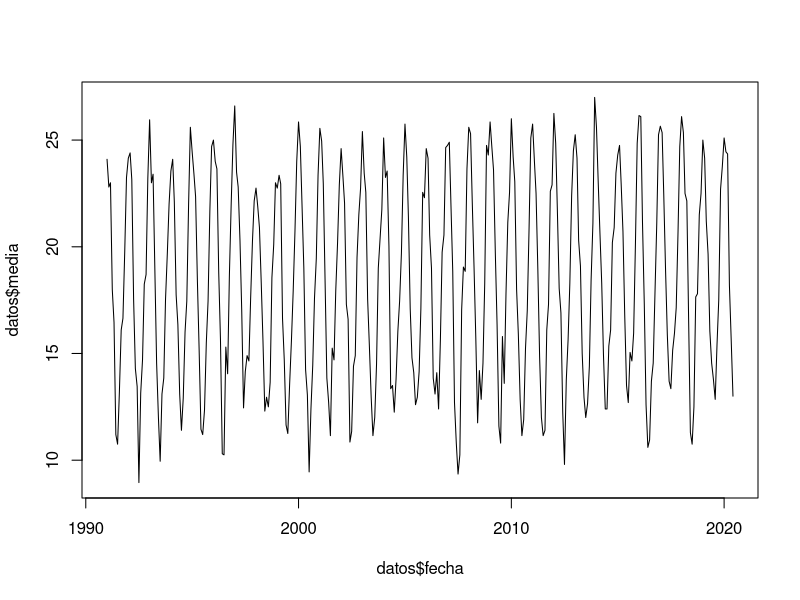
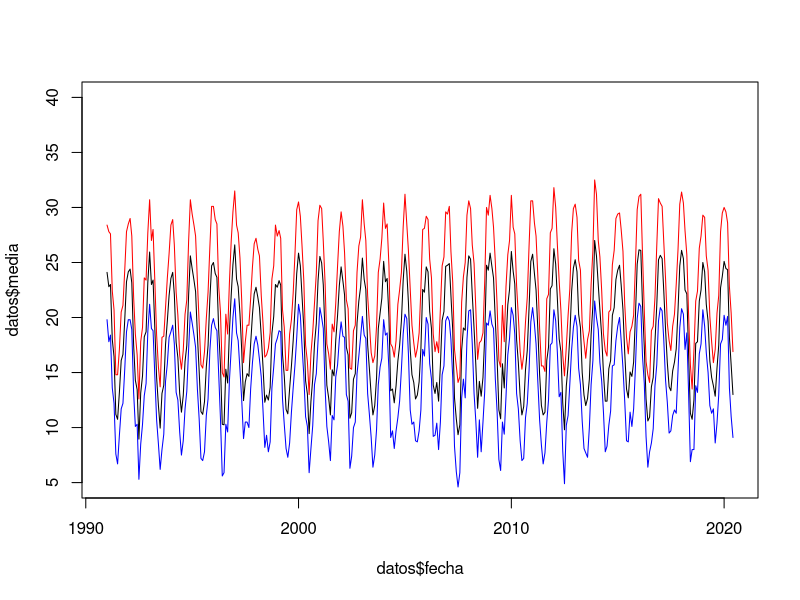
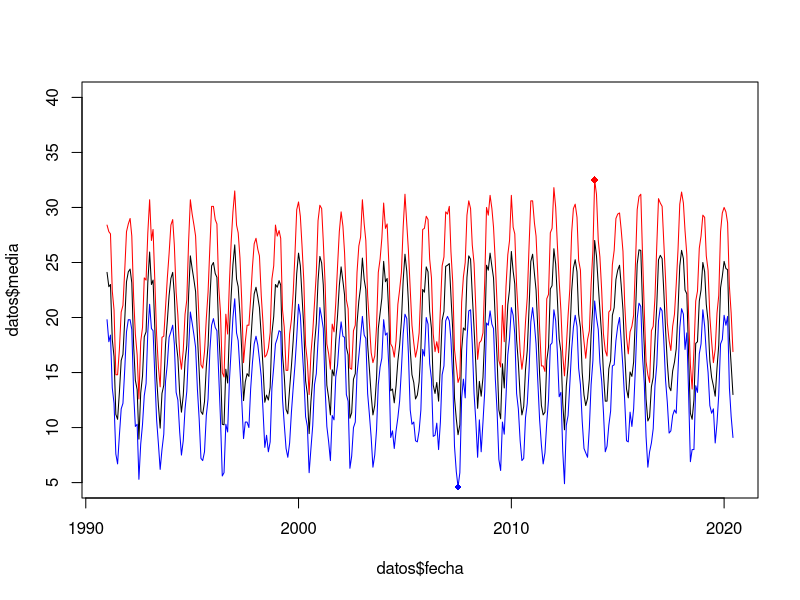
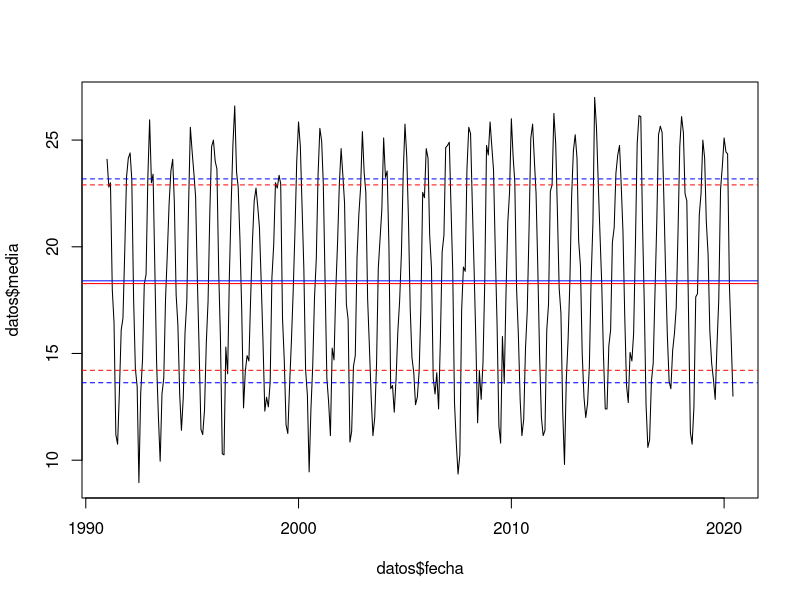
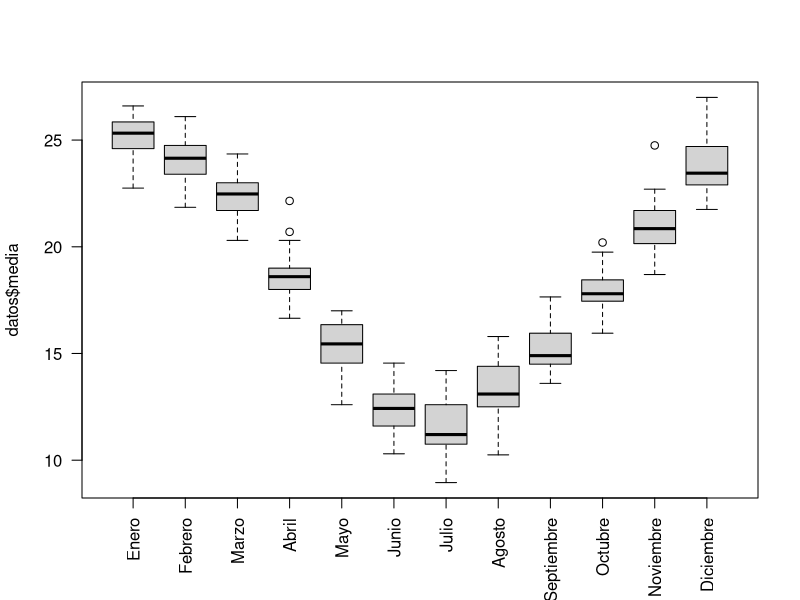
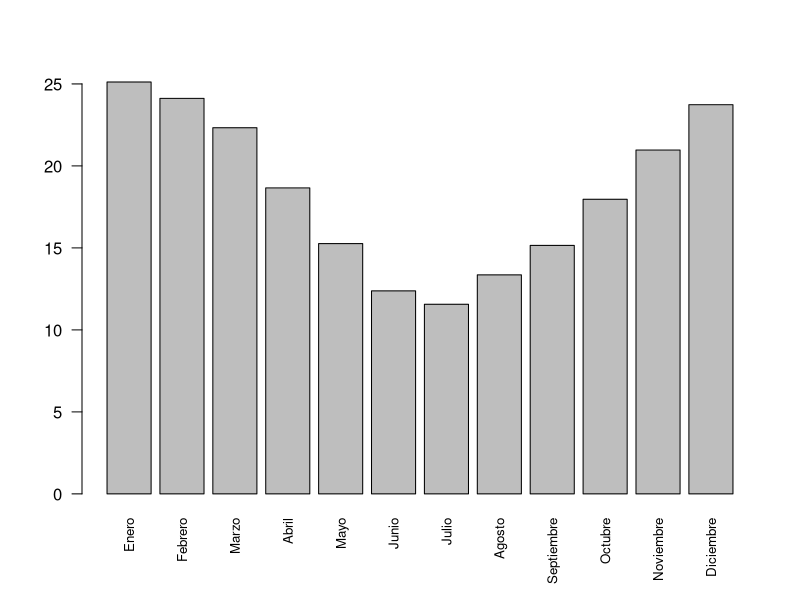
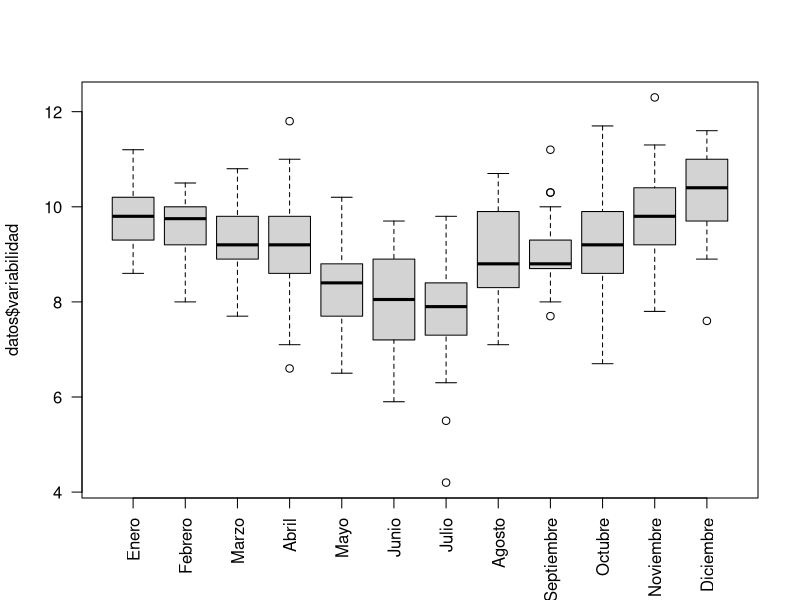
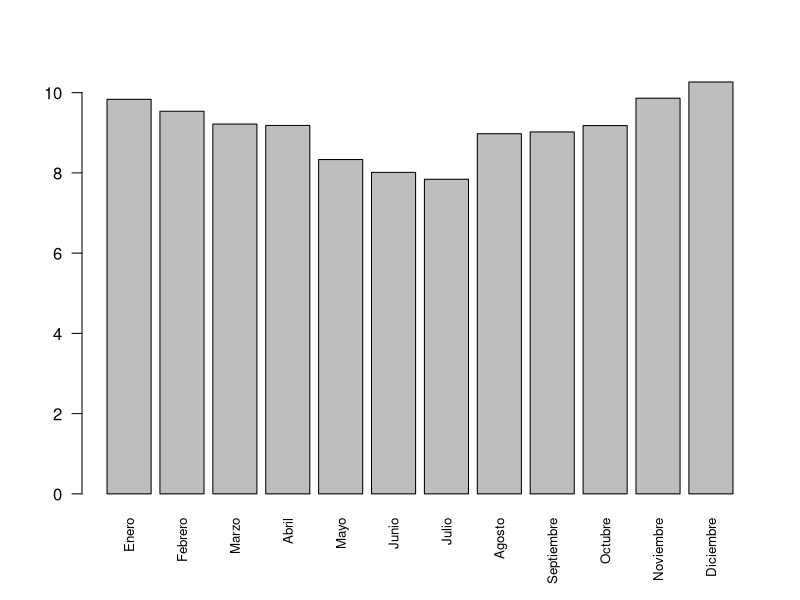

Write the R code that produced these figures, in order.
## ---- chunk 1
datos = read.csv('historico_temperaturas.csv')
## ---- chunk 2
head(datos)
## ---- chunk 3
arma_fecha = function(año,mes){
  # Primero necesitamos convertir el mes en palabras a número con dos dígitos. 
  # Lo hacemos con un diccionario y la función match
  diccionario = c('Enero'='01',
                   'Febrero'='02',
                   'Marzo'='03',
                   'Abril'='04',
                   'Mayo'='05',
                   'Junio'='06',
                   'Julio'='07',
                   'Agosto'='08',
                   'Septiembre'='09',
                   'Octubre'='10',
                   'Noviembre'='11',
                   'Diciembre'='12')
  mes_numerico = diccionario[match(mes,names(diccionario))] # Exploren esto un poco en la consola para ver qué hace exactamente.
  fechas = paste(año,mes_numerico,'01',sep='-')
  # Fijamos el día siempre en el primero del més
  fechas = as.Date(fechas) # Lo convertimos a un formato de fecha
  return(fechas)
}

datos$fecha = arma_fecha(datos$año,datos$mes)
## ---- chunk 4
plot(datos$fecha,datos$media,type='l')
## ---- chunk 5
plot(datos$fecha,datos$media,type='l',ylim=c(5,40))
lines(datos$fecha,datos$máxima,col='red')
lines(datos$fecha,datos$mínima,col='blue')
## ---- chunk 6
imax = which.max(datos$máxima)
imin = which.min(datos$mínima)

print(datos[imax,])
print(datos[imin,])


plot(datos$fecha,datos$media,type='l',ylim=c(5,40))
lines(datos$fecha,datos$máxima,col='red')
lines(datos$fecha,datos$mínima,col='blue')
points(datos$fecha[imax],datos$máxima[imax],col='red',pch=18)
points(datos$fecha[imin],datos$mínima[imin],col='blue',pch=18)
## ---- chunk 7
promedio = mean(datos$media)
mediana = median(datos$media)
SD = sd(datos$media)
Q1 = quantile(datos$media,.25)
Q3 = quantile(datos$media,.75)
print(promedio)
print(mediana)

plot(datos$fecha,datos$media,type='l')
abline(h=promedio,col='blue',lty='solid')
abline(h=mediana,col='red',lty='solid')
abline(h=promedio+c(-SD,SD),col='blue',lty='dashed')
abline(h=c(Q1,Q3),col='red',lty='dashed')

## ---- chunk 8
medias_mensuales = rep(NA,12) # Un vector a completar con la temperatura media de cada mes
minimas_mensuales = rep(NA,12)
maximas_mensuales = rep(NA,12)
meses = unique(datos$mes)


for(i in 1:length(meses)){
  mes = meses[i]
  medias_mensuales[i] = mean(datos$media[datos$mes==mes])
  minimas_mensuales[i] = mean(datos$mínima[datos$mes==mes])
  maximas_mensuales[i] = mean(datos$máxima[datos$mes==mes])
}

temperaturas_mensuales = cbind(medias_mensuales,minimas_mensuales,maximas_mensuales)
rownames(temperaturas_mensuales) = meses

print(temperaturas_mensuales)
datos$mes = factor(datos$mes,meses)
boxplot(datos$media~datos$mes,las=2,xlab='')

# Acá el barplot también
barplot(medias_mensuales,names.arg = meses,las=2,cex.names=.8)

## ---- chunk 9
datos$variabilidad = datos$máxima-datos$mínima
variabilidad_mensual = rep(NA,12) # Un vector a 
for(i in 1:length(meses)){
  mes = meses[i]
  variabilidad_mensual[i] = mean(datos$variabilidad[datos$mes==mes]) 
}
names(variabilidad_mensual) = meses
print(variabilidad_mensual)

boxplot(datos$variabilidad~datos$mes,las=2,xlab='')

barplot(variabilidad_mensual,names.arg = meses,las=2,cex.names=.8)
barplot(variabilidad_mensual,names.arg = meses,las=2,cex.names=.8)

## ---- chunk 10
colores = as.numeric((datos$fecha-min(datos$fecha)))/(as.numeric(diff(range(datos$fecha))))
colores = rgb(1-colores,colores,0)
plot(datos$media,datos$variabilidad,col=colores,pch=18)
print(cor(datos$media,datos$variabilidad))
md = lm(variabilidad~media,data = datos)
lines(datos$media,predict(md))
## ---- chunk 11
boxplot(datos$media~datos$año)
abline(h=mean(datos$media))

boxplot(datos$variabilidad~datos$año)
abline(h=mean(datos$variabilidad))

años = unique(datos$año)

medias_anual = rep(NA,length(años))
minimas_anual = rep(NA,length(años))
maximas_anual = rep(NA,length(años))
for(i in 1:length(años)){
  año = años[i]
  medias_anual[i] = mean(datos$media[datos$año==año])
  minimas_anual[i] = mean(datos$mínima[datos$año==año])
  maximas_anual[i] = mean(datos$máxima[datos$año==año])
}

temperaturas_anuales = cbind(medias_anual,minimas_anual,maximas_anual)
rownames(temperaturas_anuales) = años

años_fecha = as.Date(as.character(años),format='%Y')
print(temperaturas_anuales)
plot(años_fecha,temperaturas_anuales[,1],type='l',ylim=c(10,30))
abline(h=mean(temperaturas_anuales[,1]))
lines(años_fecha,temperaturas_anuales[,2],col='blue')
abline(h=mean(temperaturas_anuales[,2]),col='blue')
lines(años_fecha,temperaturas_anuales[,3],col='red')
abline(h=mean(temperaturas_anuales[,3]),col='red')

print(cor(años,temperaturas_anuales[,1]))
